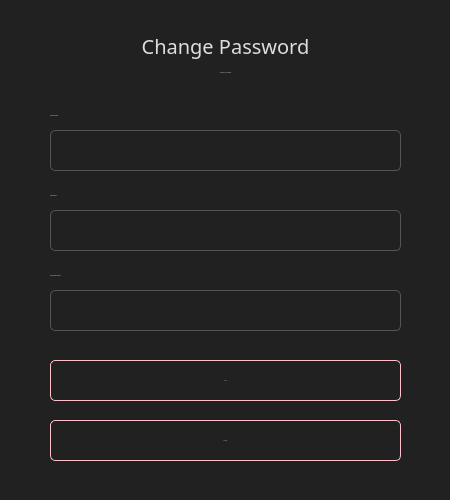
<?xml version="1.0" encoding="UTF-8"?>
<ui version="4.0">
 <class>ChangePasswordDialog</class>
 <widget class="QDialog" name="ChangePasswordDialog">
  <property name="geometry">
   <rect>
    <x>0</x>
    <y>0</y>
    <width>450</width>
    <height>500</height>
   </rect>
  </property>
  <property name="sizePolicy">
   <sizepolicy hsizetype="Fixed" vsizetype="Fixed">
    <horstretch>0</horstretch>
    <verstretch>0</verstretch>
   </sizepolicy>
  </property>
  <property name="minimumSize">
   <size>
    <width>338</width>
    <height>0</height>
   </size>
  </property>
  <property name="maximumSize">
   <size>
    <width>450</width>
    <height>550</height>
   </size>
  </property>
  <property name="windowTitle">
   <string>Change Password</string>
  </property>
  <property name="styleSheet">
   <string notr="true">background-color: #212121; color: #ddd; border: 0px; font-family: Poppins;</string>
  </property>
  <layout class="QGridLayout" name="gridLayout">
   <property name="leftMargin">
    <number>0</number>
   </property>
   <property name="topMargin">
    <number>0</number>
   </property>
   <property name="rightMargin">
    <number>0</number>
   </property>
   <property name="bottomMargin">
    <number>0</number>
   </property>
   <item row="0" column="0" colspan="2">
    <widget class="QGroupBox" name="groupBox">
     <property name="styleSheet">
      <string notr="true"/>
     </property>
     <property name="title">
      <string/>
     </property>
     <widget class="QLabel" name="label_3">
      <property name="geometry">
       <rect>
        <x>50</x>
        <y>100</y>
        <width>351</width>
        <height>31</height>
       </rect>
      </property>
      <property name="font">
       <font>
        <family>Poppins</family>
        <pointsize>-1</pointsize>
       </font>
      </property>
      <property name="styleSheet">
       <string notr="true">color: #ddd;border-right: 0px;</string>
      </property>
      <property name="text">
       <string>Current Password</string>
      </property>
     </widget>
     <widget class="QLineEdit" name="m_oldPasswordEdit">
      <property name="geometry">
       <rect>
        <x>50</x>
        <y>130</y>
        <width>351</width>
        <height>41</height>
       </rect>
      </property>
      <property name="minimumSize">
       <size>
        <width>0</width>
        <height>25</height>
       </size>
      </property>
      <property name="font">
       <font>
        <family>Poppins</family>
        <pointsize>-1</pointsize>
       </font>
      </property>
      <property name="styleSheet">
       <string notr="true">padding: 3px; border: 1px solid #555; border-radius: 5px;   color: #aaa;</string>
      </property>
      <property name="echoMode">
       <enum>QLineEdit::Password</enum>
      </property>
     </widget>
     <widget class="QLabel" name="label">
      <property name="geometry">
       <rect>
        <x>50</x>
        <y>180</y>
        <width>351</width>
        <height>31</height>
       </rect>
      </property>
      <property name="sizePolicy">
       <sizepolicy hsizetype="Maximum" vsizetype="Preferred">
        <horstretch>0</horstretch>
        <verstretch>0</verstretch>
       </sizepolicy>
      </property>
      <property name="font">
       <font>
        <family>Poppins</family>
        <pointsize>-1</pointsize>
       </font>
      </property>
      <property name="styleSheet">
       <string notr="true">color: #ddd;border-right: 0px;</string>
      </property>
      <property name="text">
       <string>New Password</string>
      </property>
     </widget>
     <widget class="QLineEdit" name="m_newPasswordEdit">
      <property name="geometry">
       <rect>
        <x>50</x>
        <y>210</y>
        <width>351</width>
        <height>41</height>
       </rect>
      </property>
      <property name="sizePolicy">
       <sizepolicy hsizetype="Expanding" vsizetype="Fixed">
        <horstretch>0</horstretch>
        <verstretch>0</verstretch>
       </sizepolicy>
      </property>
      <property name="minimumSize">
       <size>
        <width>0</width>
        <height>25</height>
       </size>
      </property>
      <property name="font">
       <font>
        <family>Poppins</family>
        <pointsize>-1</pointsize>
       </font>
      </property>
      <property name="styleSheet">
       <string notr="true">padding: 3px; border: 1px solid #555; border-radius: 5px;   color: #aaa;</string>
      </property>
      <property name="echoMode">
       <enum>QLineEdit::Password</enum>
      </property>
     </widget>
     <widget class="QLabel" name="label_2">
      <property name="geometry">
       <rect>
        <x>50</x>
        <y>260</y>
        <width>351</width>
        <height>31</height>
       </rect>
      </property>
      <property name="sizePolicy">
       <sizepolicy hsizetype="Maximum" vsizetype="Preferred">
        <horstretch>0</horstretch>
        <verstretch>0</verstretch>
       </sizepolicy>
      </property>
      <property name="font">
       <font>
        <family>Poppins</family>
        <pointsize>-1</pointsize>
       </font>
      </property>
      <property name="styleSheet">
       <string notr="true">color: #ddd;border-right: 0px;</string>
      </property>
      <property name="text">
       <string>Confirm New Password</string>
      </property>
     </widget>
     <widget class="QLineEdit" name="m_newPasswordConfirmationEdit">
      <property name="geometry">
       <rect>
        <x>50</x>
        <y>290</y>
        <width>351</width>
        <height>41</height>
       </rect>
      </property>
      <property name="minimumSize">
       <size>
        <width>0</width>
        <height>25</height>
       </size>
      </property>
      <property name="font">
       <font>
        <family>Poppins</family>
        <pointsize>-1</pointsize>
       </font>
      </property>
      <property name="styleSheet">
       <string notr="true">padding: 3px; border: 1px solid #555; border-radius: 5px;   color: #aaa;</string>
      </property>
      <property name="echoMode">
       <enum>QLineEdit::Password</enum>
      </property>
     </widget>
     <widget class="QLabel" name="m_errorLabel">
      <property name="geometry">
       <rect>
        <x>50</x>
        <y>60</y>
        <width>351</width>
        <height>25</height>
       </rect>
      </property>
      <property name="font">
       <font>
        <family>Poppins</family>
        <pointsize>-1</pointsize>
        <weight>50</weight>
        <italic>false</italic>
        <bold>false</bold>
       </font>
      </property>
      <property name="styleSheet">
       <string notr="true">color: pink;border-right: 0px;</string>
      </property>
      <property name="text">
       <string>Password not confirmed</string>
      </property>
      <property name="alignment">
       <set>Qt::AlignCenter</set>
      </property>
     </widget>
     <widget class="QPushButton" name="m_okButton">
      <property name="enabled">
       <bool>false</bool>
      </property>
      <property name="geometry">
       <rect>
        <x>50</x>
        <y>360</y>
        <width>351</width>
        <height>41</height>
       </rect>
      </property>
      <property name="minimumSize">
       <size>
        <width>0</width>
        <height>25</height>
       </size>
      </property>
      <property name="font">
       <font>
        <family>Poppins</family>
        <pointsize>-1</pointsize>
       </font>
      </property>
      <property name="styleSheet">
       <string notr="true">QPushButton#m_okButton
{
    color: pink; ;
    border: 1px solid pink;
    
    border-radius: 5px; 
}

QPushButton#m_okButton:hover
{
    color:#FFD700; ;
    border: 1px solid pink;
    
    border-radius: 5px;
    
}</string>
      </property>
      <property name="text">
       <string>SAVE</string>
      </property>
      <property name="default">
       <bool>true</bool>
      </property>
     </widget>
     <widget class="QPushButton" name="m_cancelButton">
      <property name="geometry">
       <rect>
        <x>50</x>
        <y>420</y>
        <width>351</width>
        <height>41</height>
       </rect>
      </property>
      <property name="minimumSize">
       <size>
        <width>0</width>
        <height>25</height>
       </size>
      </property>
      <property name="font">
       <font>
        <family>Poppins</family>
        <pointsize>-1</pointsize>
       </font>
      </property>
      <property name="styleSheet">
       <string notr="true">QPushButton#m_cancelButton
{
    color: pink; ;
    border: 1px solid pink;
    
    border-radius: 5px; 
}

QPushButton#m_cancelButton:hover
{
    color:#FFD700; ;
    border: 1px solid pink;
    
    border-radius: 5px;
    
}</string>
      </property>
      <property name="text">
       <string>CANCEL</string>
      </property>
     </widget>
     <widget class="QLabel" name="label_4">
      <property name="geometry">
       <rect>
        <x>50</x>
        <y>30</y>
        <width>351</width>
        <height>31</height>
       </rect>
      </property>
      <property name="font">
       <font>
        <family>Poppins</family>
        <pointsize>-1</pointsize>
       </font>
      </property>
      <property name="styleSheet">
       <string notr="true">color: #ddd;
border-right: 0px;
font-size: 20px;</string>
      </property>
      <property name="text">
       <string>Change Password</string>
      </property>
      <property name="alignment">
       <set>Qt::AlignCenter</set>
      </property>
     </widget>
    </widget>
   </item>
  </layout>
 </widget>
 <resources/>
 <connections>
  <connection>
   <sender>m_newPasswordEdit</sender>
   <signal>textChanged(QString)</signal>
   <receiver>ChangePasswordDialog</receiver>
   <slot>checkPassword(QString)</slot>
   <hints>
    <hint type="sourcelabel">
     <x>223</x>
     <y>64</y>
    </hint>
    <hint type="destinationlabel">
     <x>168</x>
     <y>82</y>
    </hint>
   </hints>
  </connection>
  <connection>
   <sender>m_newPasswordConfirmationEdit</sender>
   <signal>textChanged(QString)</signal>
   <receiver>ChangePasswordDialog</receiver>
   <slot>checkPassword(QString)</slot>
   <hints>
    <hint type="sourcelabel">
     <x>223</x>
     <y>103</y>
    </hint>
    <hint type="destinationlabel">
     <x>168</x>
     <y>82</y>
    </hint>
   </hints>
  </connection>
  <connection>
   <sender>m_okButton</sender>
   <signal>clicked()</signal>
   <receiver>ChangePasswordDialog</receiver>
   <slot>accept()</slot>
   <hints>
    <hint type="sourcelabel">
     <x>169</x>
     <y>141</y>
    </hint>
    <hint type="destinationlabel">
     <x>168</x>
     <y>82</y>
    </hint>
   </hints>
  </connection>
  <connection>
   <sender>m_cancelButton</sender>
   <signal>clicked()</signal>
   <receiver>ChangePasswordDialog</receiver>
   <slot>reject()</slot>
   <hints>
    <hint type="sourcelabel">
     <x>277</x>
     <y>141</y>
    </hint>
    <hint type="destinationlabel">
     <x>168</x>
     <y>82</y>
    </hint>
   </hints>
  </connection>
 </connections>
 <slots>
  <slot>checkPassword(QString)</slot>
 </slots>
</ui>
